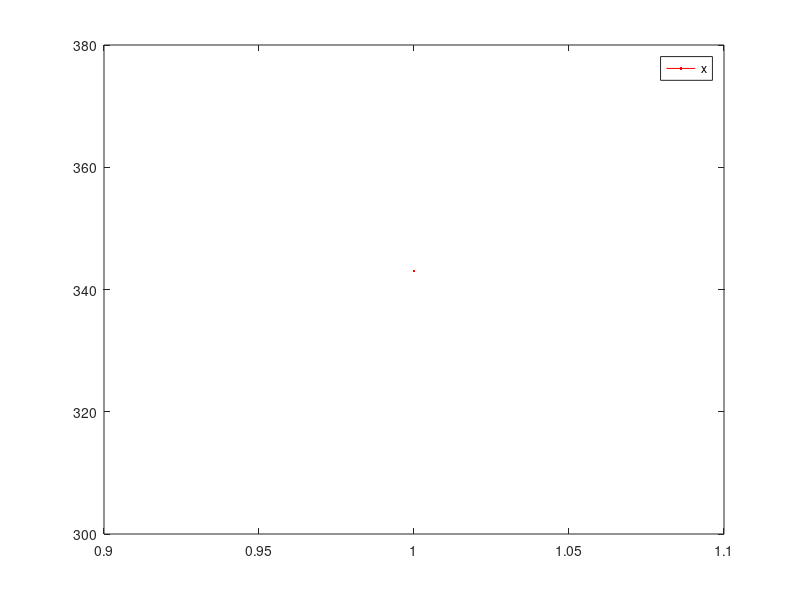

MATLAB code for this plot:
fileID = fopen("75cm90deg_inside.txt");
C = textscan(fileID,'%f,%f,%f');
fclose(fileID);
X=C{1}
Y=C{2}
Z=C{3}
n=10000;
t_end=3;
t=0:t_end/n:t_end*(1-1/n);
%data_float=data* 0.004882814;
%plot(t,data);
plot(X,'r');
hold on
plot(Y,'b');
plot(Z,'g');
legend('x','y','z');